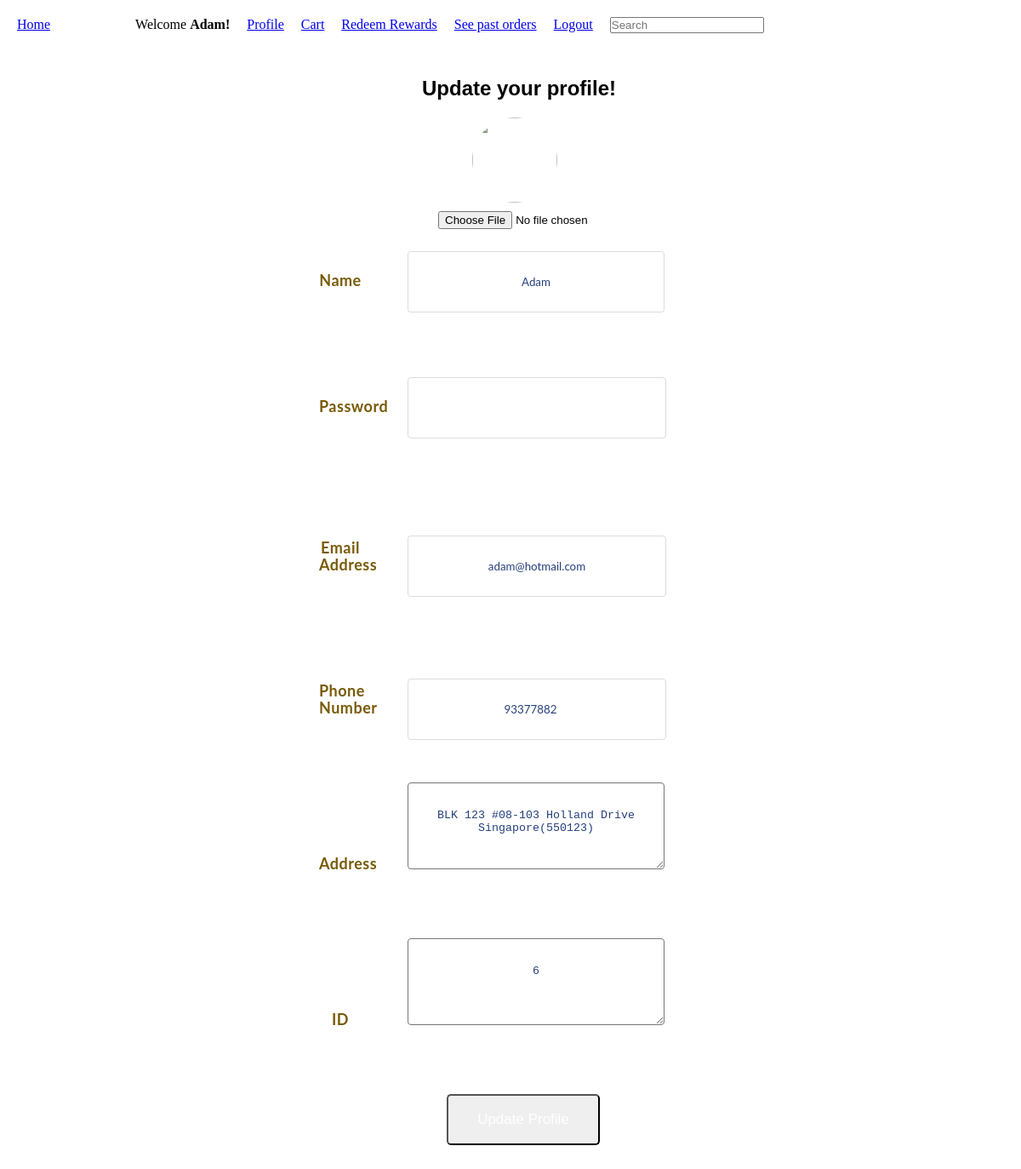
/views/customer/updateProfile.php (signed in), run on the app's committed database.
### tables this page shows
CREATE TABLE IF NOT EXISTS `customers` (
  `user_id` int(11) NOT NULL,
  `mobileNumber` int(11) NOT NULL,
  `address` text NOT NULL,
  `reward_points` int(11) DEFAULT '0',
  PRIMARY KEY (`user_id`)
);

CREATE TABLE IF NOT EXISTS `users` (
  `id` int(11) NOT NULL AUTO_INCREMENT,
  `name` varchar(128) NOT NULL,
  `email` varchar(128) NOT NULL,
  `password` varchar(256) NOT NULL,
  `role` varchar(20) NOT NULL,
  PRIMARY KEY (`id`)
);

### controllers/customerController.php (called while the page is built, shortened)
<?php
    require_once __DIR__."/../connection.php";
    function getCustomerRecord($id){
        global $conn;
        $query = mysqli_query($conn,"SELECT * from customers c inner join users u on c.user_id=u.id where user_id=$id");
        $result = mysqli_fetch_assoc($query);
        return $result;
    }
?>

### views/customer/updateProfile.php (the view, shortened to what this page needs)
<!DOCTYPE html>
<html lang="en">
<head>
    <link rel="stylesheet" href="/delivery/views/css/Register.css">
    <?php
    include '../header.php';
    include '../../controllers/customerController.php';
    ?>
</head>
<body>
    <section>
    <?php
        $user = $_SESSION["loggedInUser"];
        $customer = getCustomerRecord($user["id"]);
    ?>
    <form action="../../controllers/customerController.php?function=update"enctype="multipart/form-data" method="post" onsubmit="return validatePassword(event);">
    <div id="Contact">
               <div id="Zoom"><h2>Update your profile!</h2></div>
               <div id = "profilePicture">
                  <img id="viewImage" src="../uploaded_images/profilepic.png" />
               </div>
               <input type="file" name="profilepic" id="profilepic">
               <div id="Customer">
               <div id="form-control">
                   <label>Name</label>
                   <input type="text" name="name" id="name" value="<?=$user["name"];?>" required><br>
               </div>
               <br>
               <div id="form-control">
                   <label>Password</label>
                   <input type="password" name="password" id="password" required><br><br>
               </div>
               <div id="form-control">
                   <label>Email Address</label>
                   <input type="email" name="email" id="email" value="<?=$user["email"];?>" required><br>
               </div>
               <br>
               <div id="form-control">
                   <label for="">Phone Number</label>
                   <input type="number" name="mobileNumber" id="mobileNumber" value="<?=$customer["mobileNumber"];?>" required><br>
               </div>
               <br>
               <div id="form-control">
                   <label>Address</label>
                   <textarea name="address" id="address" cols="20" rows="5" required><?=$customer["address"];?></textarea><br>
               </div>
               <div id="form-control">
                   <label>ID</label>
                   <textarea name="id" id="id" ><?=$customer["id"];?></textarea><br>
               </div>
               <br>
               <div id="form-control" class="updateProfile">
               <a href="updateProfile.php"><button>Update Profile</button></a>
              </div>
              </div>
</div>
</section>
</body>
</html>

### views/css/Register.css (style rules this page uses)
#profilePicture { height: 100px; width: 100px; margin: 10px auto; border-radius: 55%; margin-left:200px; }
#profilePicture img { height: auto; width: 100px; height:100px; object-fit: cover; border-radius: 50%; margin-left:180px; }
input[type='file'] { margin-left:340px; }
button { border-radius: 0.3em; color: white; font-size: 17px; padding: 10px; width: 180px; height: 60px; margin-left:200px; }
#viewImage { width: 100%; height: auto; object-fit: contain; }
#Zoom h2 { font-family:Arial; text-align:center; }
#Customer textarea { padding-top:30px; text-align:center; }
#Customer input[type="email"] { color:#253F7D; text-align:center; }
#Customer input[type="number"] { color:#253F7D; text-align:center; width:302px; height:70px; }
#Customer input { border-radius:4px; font-family:Lato; border:1px solid #dcdcdc; }
#Customer textarea { border-radius: 4px; }
#Contact label { line-height:12px; margin:0 auto; letter-spacing:.5px; padding-bottom:28px; font-size:18px; color:#785A06; font-family:Lato; font-weight:bold; text-decoration:none; margin:50px; line-height:20px; }
#Contact { border-radius:15px; width:870px; margin:0 auto; background-color:white; margin-bottom:50px; padding:30px; }
#form-control { text-align:center; display: inline-block; margin-left:150px; }
#form-control label { width:50px; display:inline-block; }
.updateProfile { margin-left:100px; }
#Customer input[type=text],textarea { color:#253F7D; width:70px; height:70px; }
#Customer input[type=email] { color:#253F7D; width:302px; height:70px; }
#Customer input[type=password] { color:#253F7D; text-align:center; width:302px; height:70px; }
#Customer input[type="text"] { width:300px; text-align:center; }
#Customer textarea { width:300px; }

### views/css/styles.css (style rules this page uses)
* { padding: 0; margin: 0; }
h1,h2,h3,h4 { margin-bottom: 20px; }
section { margin-left: 20px; }

### data on the page
customers: name "Adam", email "adam@hotmail.com", mobileNumber "93377882", address "BLK 123 #08-103 Holland Drive Singapore(550123)", id "6"

### other printed values
$name "Adam"
